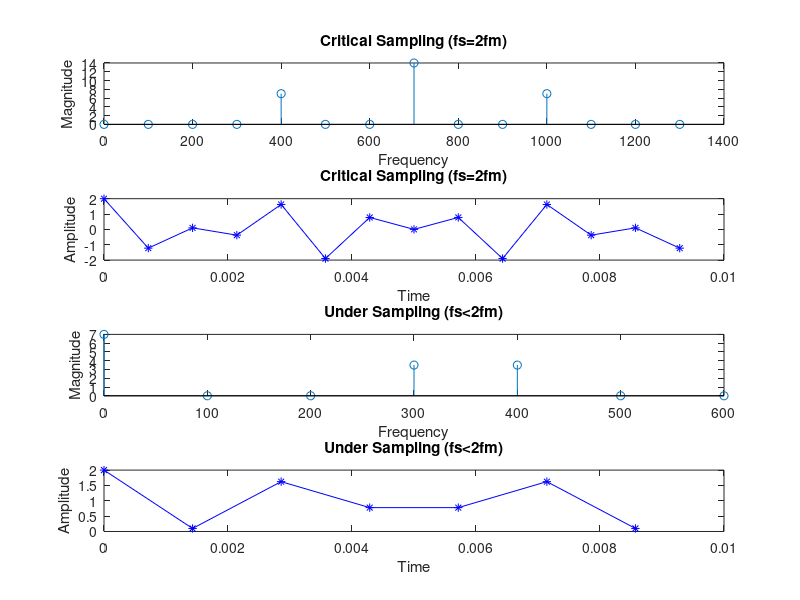
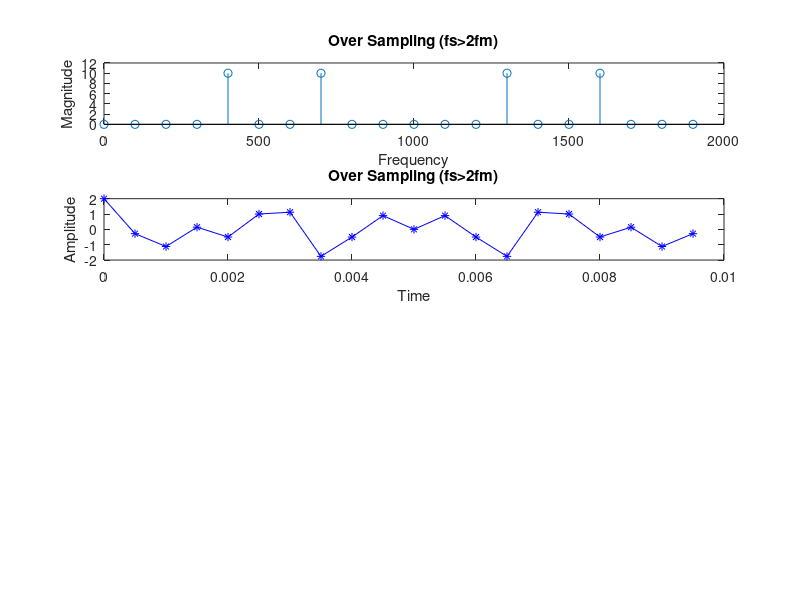

Source code (MATLAB) for these figures, in order:
% Sampling theorem in frequency domain
tfinal = 0.01;
t = 0:0.00001:tfinal;
xanalog = cos(2*pi*400*t) + cos(2*pi*700*t);

% Critical sampling fs=2fm(fm=700)
fs = 1400;
tsamp = 0:1/fs:13/fs;
xsampled = cos(2*pi*400*tsamp) + cos(2*pi*700*tsamp);
xsampled_DFT = abs(fft(xsampled));
xsampled_length = 0:length(xsampled_DFT)-1;
figure(1); 
subplot(4,1,1);
stem(100*xsampled_length, xsampled_DFT);
xlabel('Frequency'); ylabel('Magnitude'); title('Critical Sampling (fs=2fm)');

xreconstructed = ifft(fft(xsampled));
subplot(4,1,2); plot(tsamp, xreconstructed, 'b*-');
xlabel('Time'); ylabel('Amplitude'); title('Critical Sampling (fs=2fm)');

% Under Sampling(fs<2fm)
fs = 700;
tsamp = 0:1/fs:6/fs;
xsampled = cos(2*pi*400*tsamp) + cos(2*pi*700*tsamp);
xsampled_DFT = abs(fft(xsampled));
xsampled_length = 0:length(xsampled_DFT)-1;
subplot(4,1,3); stem(100*xsampled_length, xsampled_DFT);
xlabel('Frequency'); ylabel('Magnitude'); title('Under Sampling (fs<2fm)');

xreconstructed = ifft(fft(xsampled));
subplot(4,1,4); plot(tsamp, xreconstructed, 'b*-');
xlabel('Time'); ylabel('Amplitude'); title('Under Sampling (fs<2fm)');

% Over Sampling(fs>2fm)
fs = 2000;
tsamp = 0:1/fs:19/fs;
xsampled = cos(2*pi*400*tsamp) + cos(2*pi*700*tsamp);
xsampled_DFT = abs(fft(xsampled));
xsampled_length = 0:length(xsampled_DFT)-1;
figure(2); subplot(4,1,1); stem(100*xsampled_length, xsampled_DFT);
xlabel('Frequency'); ylabel('Magnitude'); title('Over Sampling (fs>2fm)');

xreconstructed = ifft(fft(xsampled));
subplot(4,1,2); plot(tsamp, xreconstructed, 'b*-');
xlabel('Time'); ylabel('Amplitude'); title('Over Sampling (fs>2fm)');
